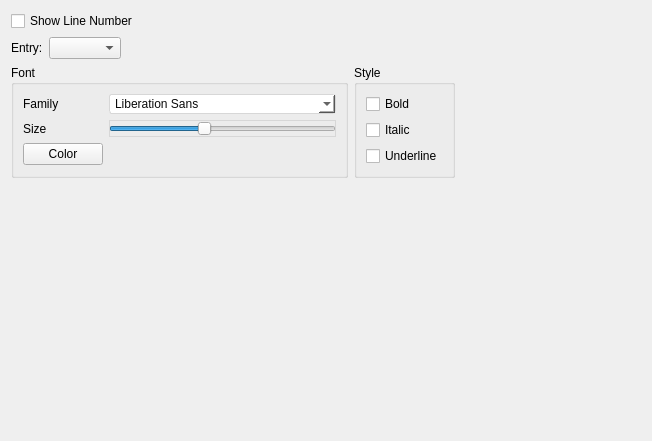
<?xml version="1.0" encoding="UTF-8"?>
<ui version="4.0">
 <class>FontForm</class>
 <widget class="QWidget" name="FontForm">
  <property name="geometry">
   <rect>
    <x>0</x>
    <y>0</y>
    <width>652</width>
    <height>441</height>
   </rect>
  </property>
  <property name="windowTitle">
   <string>Form</string>
  </property>
  <layout class="QFormLayout" name="formLayout">
   <item row="0" column="0">
    <widget class="QCheckBox" name="checkBox_4">
     <property name="text">
      <string>Show Line Number</string>
     </property>
    </widget>
   </item>
   <item row="1" column="0">
    <layout class="QHBoxLayout" name="horizontalLayout_2">
     <item>
      <widget class="QLabel" name="label">
       <property name="sizePolicy">
        <sizepolicy hsizetype="Fixed" vsizetype="Fixed">
         <horstretch>0</horstretch>
         <verstretch>0</verstretch>
        </sizepolicy>
       </property>
       <property name="text">
        <string>Entry:</string>
       </property>
      </widget>
     </item>
     <item>
      <widget class="QComboBox" name="comboBox">
       <property name="sizePolicy">
        <sizepolicy hsizetype="Fixed" vsizetype="Fixed">
         <horstretch>0</horstretch>
         <verstretch>0</verstretch>
        </sizepolicy>
       </property>
      </widget>
     </item>
    </layout>
   </item>
   <item row="2" column="0">
    <layout class="QHBoxLayout" name="horizontalLayout">
     <item>
      <widget class="QGroupBox" name="groupBox_5">
       <property name="minimumSize">
        <size>
         <width>0</width>
         <height>50</height>
        </size>
       </property>
       <property name="title">
        <string>Font</string>
       </property>
       <layout class="QGridLayout" name="gridLayout_6">
        <item row="1" column="1">
         <widget class="QSlider" name="fontSizeSlider">
          <property name="styleSheet">
           <string notr="true">border:1px solid #d7d7d7;</string>
          </property>
          <property name="minimum">
           <number>1</number>
          </property>
          <property name="maximum">
           <number>30</number>
          </property>
          <property name="sliderPosition">
           <number>13</number>
          </property>
          <property name="orientation">
           <enum>Qt::Horizontal</enum>
          </property>
         </widget>
        </item>
        <item row="2" column="0">
         <widget class="QPushButton" name="renkButton">
          <property name="text">
           <string>Color</string>
          </property>
         </widget>
        </item>
        <item row="0" column="0">
         <widget class="QLabel" name="label_5">
          <property name="sizePolicy">
           <sizepolicy hsizetype="Fixed" vsizetype="Preferred">
            <horstretch>0</horstretch>
            <verstretch>0</verstretch>
           </sizepolicy>
          </property>
          <property name="text">
           <string>Family</string>
          </property>
         </widget>
        </item>
        <item row="2" column="1">
         <widget class="QLabel" name="renkLabel">
          <property name="text">
           <string/>
          </property>
         </widget>
        </item>
        <item row="0" column="1">
         <widget class="QFontComboBox" name="fontComboBox">
          <property name="sizePolicy">
           <sizepolicy hsizetype="Preferred" vsizetype="Fixed">
            <horstretch>0</horstretch>
            <verstretch>0</verstretch>
           </sizepolicy>
          </property>
          <property name="styleSheet">
           <string notr="true">background-color: rgb(255, 255, 255);
color: rgb(11, 11, 11);
border:1px solid #d7d7d7; border-radius: 3px; padding: 1px 3px 1px 3px;</string>
          </property>
          <property name="iconSize">
           <size>
            <width>10</width>
            <height>10</height>
           </size>
          </property>
         </widget>
        </item>
        <item row="1" column="0">
         <widget class="QLabel" name="label_4">
          <property name="sizePolicy">
           <sizepolicy hsizetype="Fixed" vsizetype="Preferred">
            <horstretch>0</horstretch>
            <verstretch>0</verstretch>
           </sizepolicy>
          </property>
          <property name="text">
           <string>Size</string>
          </property>
         </widget>
        </item>
       </layout>
      </widget>
     </item>
     <item>
      <widget class="QGroupBox" name="groupBox">
       <property name="title">
        <string>Style</string>
       </property>
       <layout class="QGridLayout" name="gridLayout">
        <item row="1" column="0">
         <widget class="QCheckBox" name="checkBox_2">
          <property name="text">
           <string>Italic</string>
          </property>
         </widget>
        </item>
        <item row="2" column="0">
         <widget class="QCheckBox" name="checkBox_3">
          <property name="text">
           <string>Underline</string>
          </property>
         </widget>
        </item>
        <item row="0" column="0">
         <widget class="QCheckBox" name="checkBox">
          <property name="text">
           <string>Bold</string>
          </property>
         </widget>
        </item>
       </layout>
      </widget>
     </item>
    </layout>
   </item>
  </layout>
 </widget>
 <resources/>
 <connections/>
</ui>
